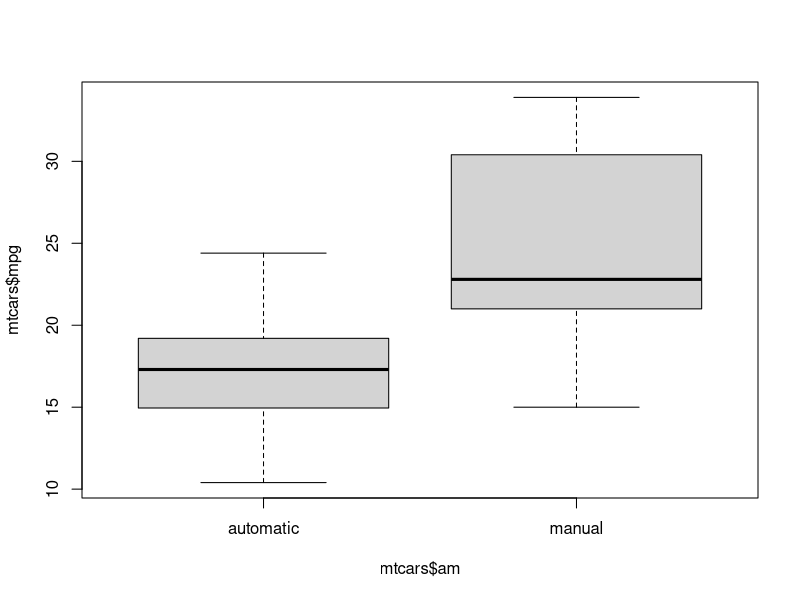

Recreate this plot in R.
## One-hot Encoding

party<- c('r','d','d','r','d','o','d','r','r')

rep<- ifelse(party== 'r',1,0)
dem<- ifelse(party== 'd',1,0)
other<- ifelse(party== 'o',1,0)

part.data<- cbind(rep,dem,other)
part.data

class<-c('f','soph','j','sr','f','f','j')

fresh<- ifelse(class== 'f',1,0)
soph<- ifelse(class== 'soph',1,0)
juin<- ifelse(class== 'j',1,0)
sein<- ifelse(class== 'sr',1,0)

class.data<- cbind(fresh,soph,juin,sein)
class.data

gender<- c(1,1,2,2,1,2,1,1,1)
summary(gender)

gender.factor<- factor(gender,levels= c(1,2),labels= c('male','female'))
summary(gender.factor)

View(mtcars)
str(mtcars)

summary(mtcars)

mtcars$am<- factor(mtcars$am, levels= c(0,1), labels= c('automatic','manual'))
summary(mtcars)

mtcars$vs<- factor(mtcars$vs)
summary(mtcars)

table(mtcars$vs,mtcars$am)

mylist<- split(mtcars,mtcars$am)
mean(mylist$manual[,1]) # mean mpg for manual
mean(mylist$manual$mpg)

by(mtcars,mtcars$am,summary)
boxplot(mtcars$mpg~mtcars$am)

